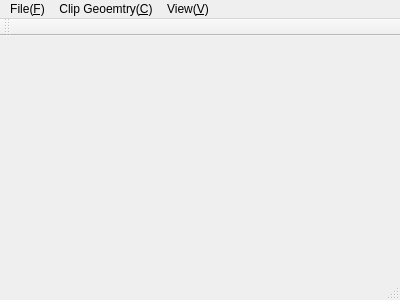
<?xml version="1.0" encoding="UTF-8"?>
<ui version="4.0">
 <class>MainWindow</class>
 <widget class="QMainWindow" name="MainWindow">
  <property name="geometry">
   <rect>
    <x>0</x>
    <y>0</y>
    <width>400</width>
    <height>300</height>
   </rect>
  </property>
  <property name="windowTitle">
   <string>MainWindow</string>
  </property>
  <widget class="QWidget" name="centralWidget"/>
  <widget class="QMenuBar" name="menuBar">
   <property name="geometry">
    <rect>
     <x>0</x>
     <y>0</y>
     <width>400</width>
     <height>23</height>
    </rect>
   </property>
   <widget class="QMenu" name="menuFile_F">
    <property name="title">
     <string>File(&amp;F)</string>
    </property>
    <addaction name="actionFileOpen_O"/>
    <addaction name="actionSave_File_S"/>
    <addaction name="actionFileClose_W"/>
    <addaction name="separator"/>
    <addaction name="actionExit_X"/>
   </widget>
   <widget class="QMenu" name="menuOperate_Geoemtry_C">
    <property name="title">
     <string>Clip Geoemtry(&amp;C)</string>
    </property>
    <addaction name="actionA_B"/>
    <addaction name="actionB_A"/>
    <addaction name="actionXOR"/>
    <addaction name="actionAND"/>
    <addaction name="actionOR"/>
   </widget>
   <widget class="QMenu" name="menuView_V">
    <property name="title">
     <string>View(&amp;V)</string>
    </property>
   </widget>
   <addaction name="menuFile_F"/>
   <addaction name="menuOperate_Geoemtry_C"/>
   <addaction name="menuView_V"/>
  </widget>
  <widget class="QToolBar" name="mainToolBar">
   <attribute name="toolBarArea">
    <enum>TopToolBarArea</enum>
   </attribute>
   <attribute name="toolBarBreak">
    <bool>false</bool>
   </attribute>
  </widget>
  <widget class="QStatusBar" name="statusBar"/>
  <action name="actionFileOpen_O">
   <property name="text">
    <string>Open File(&amp;O)</string>
   </property>
  </action>
  <action name="actionFileClose_W">
   <property name="text">
    <string>Close File(&amp;W)</string>
   </property>
  </action>
  <action name="actionExit_X">
   <property name="text">
    <string>Exit(&amp;X)</string>
   </property>
  </action>
  <action name="actionA_B">
   <property name="text">
    <string>A-B</string>
   </property>
  </action>
  <action name="actionB_A">
   <property name="text">
    <string>B-A</string>
   </property>
  </action>
  <action name="actionXOR">
   <property name="text">
    <string>XOR</string>
   </property>
  </action>
  <action name="actionAND">
   <property name="text">
    <string>AND</string>
   </property>
  </action>
  <action name="actionOR">
   <property name="text">
    <string>OR</string>
   </property>
  </action>
  <action name="actionSave_File_S">
   <property name="text">
    <string>Save File(&amp;S)</string>
   </property>
  </action>
 </widget>
 <layoutdefault spacing="6" margin="11"/>
 <resources/>
 <connections>
  <connection>
   <sender>actionExit_X</sender>
   <signal>triggered()</signal>
   <receiver>MainWindow</receiver>
   <slot>close()</slot>
   <hints>
    <hint type="sourcelabel">
     <x>-1</x>
     <y>-1</y>
    </hint>
    <hint type="destinationlabel">
     <x>199</x>
     <y>149</y>
    </hint>
   </hints>
  </connection>
 </connections>
</ui>
